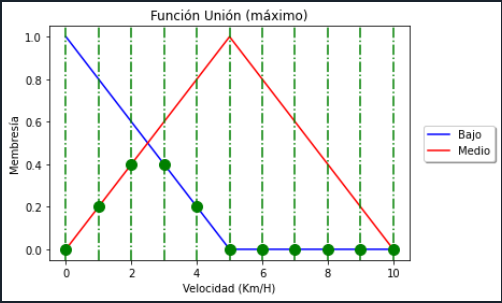

The script that drew this image:
import numpy as np
import skfuzzy as sk
import matplotlib.pyplot as plt

x = np.arange(0, 11, 1)

bajo = sk.trimf(x, [0, 0, 5])
medio = sk.trimf(x, [0, 5, 10])


plt.figure()
plt.plot(x, bajo, 'b', linewidth=1.5, label='Bajo')
plt.plot(x, medio, 'r', linewidth=1.5, label='Medio')
plt.title('Función Unión (máximo)')
plt.ylabel('Membresía')
plt.xlabel('Velocidad (Km/H)')
plt.legend(loc='center right', bbox_to_anchor=(1.25, 0.5), ncol=1, fancybox=True, shadow=True)

plt.axvline(x=0, ymin=0, ymax=10, color='g', linestyle='-.')
plt.axvline(x=1, ymin=0, ymax=10, color='g', linestyle='-.')
plt.axvline(x=2, ymin=0, ymax=10, color='g', linestyle='-.')
plt.axvline(x=3, ymin=0, ymax=10, color='g', linestyle='-.')
plt.axvline(x=4, ymin=0, ymax=10, color='g', linestyle='-.')
plt.axvline(x=5, ymin=0, ymax=10, color='g', linestyle='-.')
plt.axvline(x=6, ymin=0, ymax=10, color='g', linestyle='-.')
plt.axvline(x=7, ymin=0, ymax=10, color='g', linestyle='-.')
plt.axvline(x=8, ymin=0, ymax=10, color='g', linestyle='-.')
plt.axvline(x=9, ymin=0, ymax=10, color='g', linestyle='-.')
plt.axvline(x=10, ymin=0, ymax=10, color='g', linestyle='-.')

plt.plot(0, 0, marker='o', markersize=10, color='g')
plt.plot(1, 0.2, marker='o', markersize=10, color='g')
plt.plot(2, 0.4, marker='o', markersize=10, color='g')
plt.plot(3, 0.4, marker='o', markersize=10, color='g')
plt.plot(4, 0.2, marker='o', markersize=10, color='g')
plt.plot(5, 0, marker='o', markersize=10, color='g')
plt.plot(6, 0, marker='o', markersize=10, color='g')
plt.plot(7, 0, marker='o', markersize=10, color='g')
plt.plot(8, 0, marker='o', markersize=10, color='g')
plt.plot(9, 0, marker='o', markersize=10, color='g')
plt.plot(10, 0, marker='o', markersize=10, color='g')

plt.show()

print(sk.fuzzy_and(x, bajo, x, medio))
